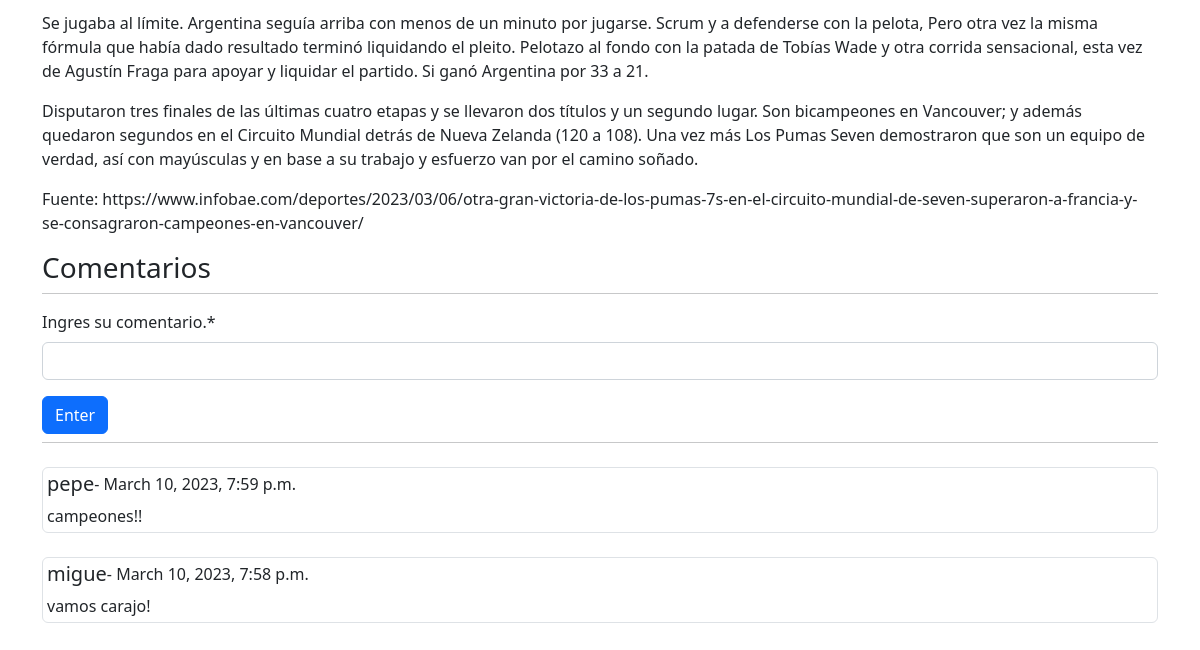
Page /post/pumas-campeones (lower part) on the earlier database version.
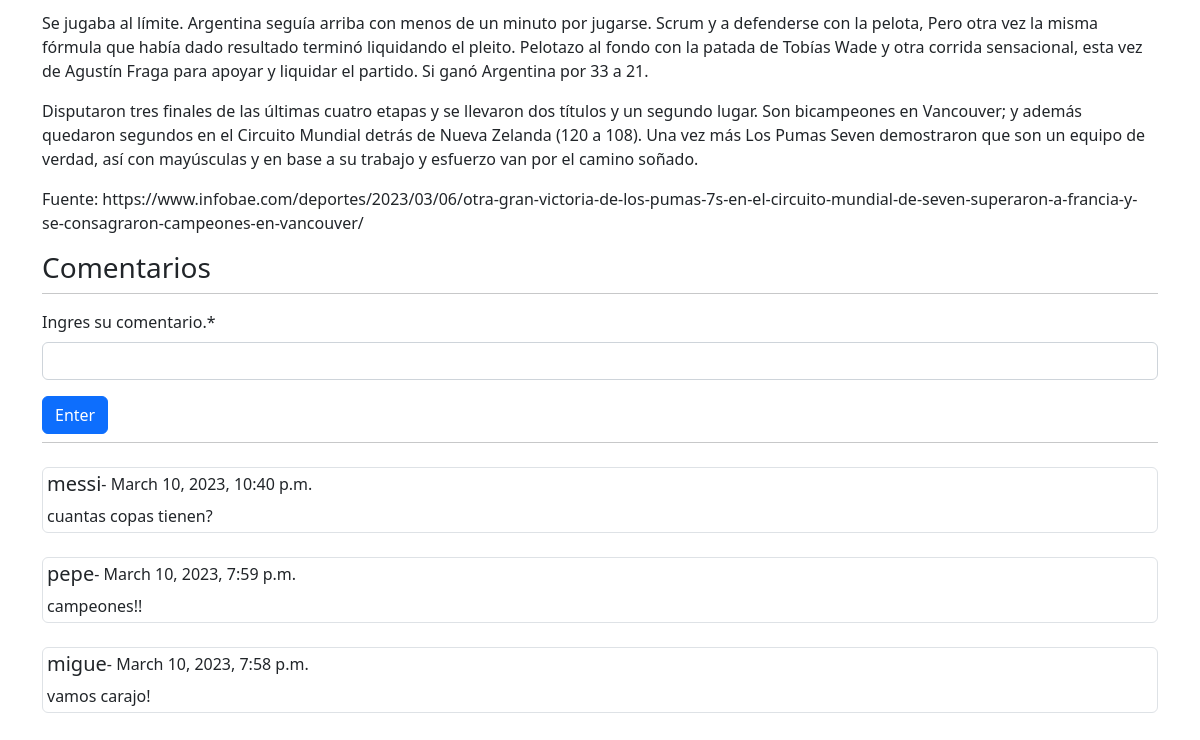
Same page on the later database version.
### blogs/models.py (models this page shows, shortened)
class Comment(models.Model):
    content = models.TextField(max_length=1000, help_text='Ingres un comentario.')
    author = models.ForeignKey(settings.AUTH_USER_MODEL, on_delete=models.SET_NULL, null=True)
    post_date = models.DateTimeField(auto_now_add=True)
    post = models.ForeignKey(Post, on_delete=models.CASCADE)
    class Meta:
        ordering = ['-post_date']

### users/models.py (models this page shows)
class user(AbstractUser):
    def __str__(self):
        return f'{self.last_name}, {self.first_name}'

### blogs/views.py (the view, shortened to what this page needs)
# urls.py: path('post/<slug:slug>', views.PostView.as_view(), name='post'),
class PostView(View):
    def get(self, request, *args, **kwargs):
        view = PostDetailView.as_view()
        return view(request, *args, **kwargs)

### blogs/forms.py
class PostCommentForm(forms.ModelForm):
    content = forms.CharField(label='Ingres su comentario.')
    class Meta:
        model = Comment
        fields = ['content']

### blogs/context_.py (called while the page is built)
def categorias_(request):
    categorias = Categoria.objects.all()
    return {
        'categorias':categorias
    }

### blogs/templatetags/markdown_extras.py (called while the page is built)
@register.filter()
@stringfilter
def markdown(value):
    return md.markdown(value)

### blogs/views.py (called while the page is built)
    def get_context_data(self, **kwargs):
        context = super().get_context_data(**kwargs)
        context['form'] = PostCommentForm()
        return context

### blogs/templates/blogs/post_detail.html (shortened to what this page needs)
{% extends 'base.html' %}
{% load markdown_extras %}
{% load crispy_forms_tags %}
{% block content %}
<div class="container-xxl bd-gutter mt-3 my-md-4 bd-layout">
    <main class="container">
        <div class="row g-5">
            <div class="col-md-12">
                <p>{{ post.contenido | markdown | safe }}</p>
                <h3 id="comments-section">Comentarios</h3>
                <hr class="d-none d-md-block my-2 mb-3 mt-2">
                <form method="post">
                    {{ form|crispy }}
                    <button class="btn btn-primary" type="submit">Enter</button>
                </form>
                <hr class="d-none d-md-block my-2 mb-3 mt-2">
                {% for comment in post.comment_set.all %}
                    <div class="mt-4 mb-2 border border-opacity-10 rounded p-1">
                        <div class="row">
                            <div class="col-8 d-flex">
                                <h5>{{ comment.author.username }}</h5>
                                <span>- {{ comment.post_date }}</span>
                            </div>
                            <div class="col-4 text-end">
                            </div>
                        </div>
                        {{ comment.content }}
                    </div>
                {% endfor %}
            </div>
        </div>
    </main>
</div>
{% endblock content %}

Differences in the rows shown:
added Comment: author.username "messi", post_date "March 10, 2023, 10:40 p.m.", content "cuantas copas tienen?"
